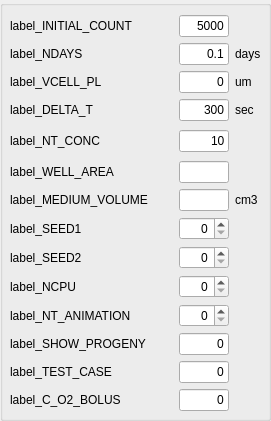
           <widget class="QGroupBox" name="groupBox_run1">
            <property name="geometry">
             <rect>
              <x>10</x>
              <y>20</y>
              <width>271</width>
              <height>421</height>
             </rect>
            </property>
            <property name="title">
             <string/>
            </property>
            <widget class="QWidget" name="layoutWidget">
             <property name="geometry">
              <rect>
               <x>10</x>
               <y>10</y>
               <width>251</width>
               <height>408</height>
              </rect>
             </property>
             <layout class="QGridLayout" name="gridLayout_GL4">
              <property name="verticalSpacing">
               <number>1</number>
              </property>
              <item row="0" column="1">
               <spacer name="horizontalSpacer_13">
                <property name="orientation">
                 <enum>Qt::Horizontal</enum>
                </property>
                <property name="sizeHint" stdset="0">
                 <size>
                  <width>40</width>
                  <height>13</height>
                 </size>
                </property>
               </spacer>
              </item>
              <item row="1" column="0">
               <widget class="QMyLabel" name="label_NDAYS">
                <property name="mouseTracking">
                 <bool>false</bool>
                </property>
                <property name="toolTip">
                 <string/>
                </property>
                <property name="text">
                 <string>label_NDAYS</string>
                </property>
                <property name="wordWrap">
                 <bool>false</bool>
                </property>
               </widget>
              </item>
              <item row="1" column="1">
               <spacer name="horizontalSpacer_29">
                <property name="orientation">
                 <enum>Qt::Horizontal</enum>
                </property>
                <property name="sizeHint" stdset="0">
                 <size>
                  <width>40</width>
                  <height>13</height>
                 </size>
                </property>
               </spacer>
              </item>
              <item row="11" column="0">
               <widget class="QMyLabel" name="label_SEED1">
                <property name="mouseTracking">
                 <bool>false</bool>
                </property>
                <property name="toolTip">
                 <string>seed vector for RNGs</string>
                </property>
                <property name="text">
                 <string>label_SEED1</string>
                </property>
                <property name="wordWrap">
                 <bool>false</bool>
                </property>
               </widget>
              </item>
              <item row="11" column="1">
               <spacer name="horizontalSpacer_30">
                <property name="orientation">
                 <enum>Qt::Horizontal</enum>
                </property>
                <property name="sizeHint" stdset="0">
                 <size>
                  <width>40</width>
                  <height>13</height>
                 </size>
                </property>
               </spacer>
              </item>
              <item row="11" column="2">
               <widget class="QSpinBox" name="spin_SEED1">
                <property name="maximumSize">
                 <size>
                  <width>50</width>
                  <height>16777215</height>
                 </size>
                </property>
                <property name="alignment">
                 <set>Qt::AlignRight|Qt::AlignTrailing|Qt::AlignVCenter</set>
                </property>
                <property name="maximum">
                 <number>999999999</number>
                </property>
               </widget>
              </item>
              <item row="12" column="0">
               <widget class="QMyLabel" name="label_SEED2">
                <property name="mouseTracking">
                 <bool>false</bool>
                </property>
                <property name="toolTip">
                 <string>seed vector for RNGs</string>
                </property>
                <property name="text">
                 <string>label_SEED2</string>
                </property>
                <property name="wordWrap">
                 <bool>false</bool>
                </property>
               </widget>
              </item>
              <item row="12" column="1">
               <spacer name="horizontalSpacer_31">
                <property name="orientation">
                 <enum>Qt::Horizontal</enum>
                </property>
                <property name="sizeHint" stdset="0">
                 <size>
                  <width>40</width>
                  <height>13</height>
                 </size>
                </property>
               </spacer>
              </item>
              <item row="12" column="2">
               <widget class="QSpinBox" name="spin_SEED2">
                <property name="maximumSize">
                 <size>
                  <width>50</width>
                  <height>16777215</height>
                 </size>
                </property>
                <property name="alignment">
                 <set>Qt::AlignRight|Qt::AlignTrailing|Qt::AlignVCenter</set>
                </property>
                <property name="maximum">
                 <number>999999999</number>
                </property>
               </widget>
              </item>
              <item row="1" column="2">
               <widget class="QLineEdit" name="line_NDAYS">
                <property name="maximumSize">
                 <size>
                  <width>50</width>
                  <height>16777215</height>
                 </size>
                </property>
                <property name="text">
                 <string>0.1</string>
                </property>
                <property name="alignment">
                 <set>Qt::AlignRight|Qt::AlignTrailing|Qt::AlignVCenter</set>
                </property>
               </widget>
              </item>
              <item row="14" column="0">
               <widget class="QMyLabel" name="label_NT_ANIMATION">
                <property name="toolTip">
                 <string>animation update interval</string>
                </property>
                <property name="text">
                 <string>label_NT_ANIMATION</string>
                </property>
               </widget>
              </item>
              <item row="14" column="1">
               <spacer name="horizontalSpacer_32">
                <property name="orientation">
                 <enum>Qt::Horizontal</enum>
                </property>
                <property name="sizeHint" stdset="0">
                 <size>
                  <width>40</width>
                  <height>13</height>
                 </size>
                </property>
               </spacer>
              </item>
              <item row="14" column="2">
               <widget class="QSpinBox" name="spin_NT_ANIMATION">
                <property name="maximumSize">
                 <size>
                  <width>50</width>
                  <height>16777215</height>
                 </size>
                </property>
                <property name="alignment">
                 <set>Qt::AlignRight|Qt::AlignTrailing|Qt::AlignVCenter</set>
                </property>
                <property name="maximum">
                 <number>999999999</number>
                </property>
               </widget>
              </item>
              <item row="1" column="3">
               <widget class="QLabel" name="units_NDAYS">
                <property name="text">
                 <string>days</string>
                </property>
               </widget>
              </item>
              <item row="13" column="0">
               <widget class="QMyLabel" name="label_NCPU">
                <property name="toolTip">
                 <string>animation update interval</string>
                </property>
                <property name="text">
                 <string>label_NCPU</string>
                </property>
               </widget>
              </item>
              <item row="13" column="1">
               <spacer name="horizontalSpacer_34">
                <property name="orientation">
                 <enum>Qt::Horizontal</enum>
                </property>
                <property name="sizeHint" stdset="0">
                 <size>
                  <width>40</width>
                  <height>13</height>
                 </size>
                </property>
               </spacer>
              </item>
              <item row="13" column="2">
               <widget class="QSpinBox" name="spin_NCPU">
                <property name="maximumSize">
                 <size>
                  <width>50</width>
                  <height>16777215</height>
                 </size>
                </property>
                <property name="alignment">
                 <set>Qt::AlignRight|Qt::AlignTrailing|Qt::AlignVCenter</set>
                </property>
                <property name="maximum">
                 <number>999999999</number>
                </property>
               </widget>
              </item>
              <item row="16" column="2">
               <widget class="QLineEdit" name="line_TEST_CASE">
                <property name="maximumSize">
                 <size>
                  <width>50</width>
                  <height>16777215</height>
                 </size>
                </property>
                <property name="text">
                 <string>0</string>
                </property>
                <property name="alignment">
                 <set>Qt::AlignRight|Qt::AlignTrailing|Qt::AlignVCenter</set>
                </property>
               </widget>
              </item>
              <item row="16" column="0">
               <widget class="QMyLabel" name="label_TEST_CASE">
                <property name="text">
                 <string>label_TEST_CASE</string>
                </property>
               </widget>
              </item>
              <item row="16" column="1">
               <spacer name="horizontalSpacer_33">
                <property name="orientation">
                 <enum>Qt::Horizontal</enum>
                </property>
                <property name="sizeHint" stdset="0">
                 <size>
                  <width>40</width>
                  <height>13</height>
                 </size>
                </property>
               </spacer>
              </item>
              <item row="0" column="0">
               <widget class="QMyLabel" name="label_INITIAL_COUNT">
                <property name="text">
                 <string>label_INITIAL_COUNT</string>
                </property>
               </widget>
              </item>
              <item row="0" column="2">
               <widget class="QLineEdit" name="line_INITIAL_COUNT">
                <property name="maximumSize">
                 <size>
                  <width>50</width>
                  <height>16777215</height>
                 </size>
                </property>
                <property name="text">
                 <string>5000</string>
                </property>
                <property name="alignment">
                 <set>Qt::AlignRight|Qt::AlignTrailing|Qt::AlignVCenter</set>
                </property>
               </widget>
              </item>
              <item row="3" column="0">
               <widget class="QMyLabel" name="label_DELTA_T">
                <property name="text">
                 <string>label_DELTA_T</string>
                </property>
               </widget>
              </item>
              <item row="3" column="1">
               <spacer name="horizontalSpacer_35">
                <property name="orientation">
                 <enum>Qt::Horizontal</enum>
                </property>
                <property name="sizeHint" stdset="0">
                 <size>
                  <width>40</width>
                  <height>13</height>
                 </size>
                </property>
               </spacer>
              </item>
              <item row="3" column="2">
               <widget class="QLineEdit" name="line_DELTA_T">
                <property name="maximumSize">
                 <size>
                  <width>50</width>
                  <height>16777215</height>
                 </size>
                </property>
                <property name="text">
                 <string>300</string>
                </property>
                <property name="alignment">
                 <set>Qt::AlignRight|Qt::AlignTrailing|Qt::AlignVCenter</set>
                </property>
               </widget>
              </item>
              <item row="4" column="0">
               <widget class="QMyLabel" name="label_NT_CONC">
                <property name="text">
                 <string>label_NT_CONC</string>
                </property>
               </widget>
              </item>
              <item row="4" column="1">
               <spacer name="horizontalSpacer_36">
                <property name="orientation">
                 <enum>Qt::Horizontal</enum>
                </property>
                <property name="sizeHint" stdset="0">
                 <size>
                  <width>13</width>
                  <height>28</height>
                 </size>
                </property>
               </spacer>
              </item>
              <item row="4" column="2">
               <widget class="QLineEdit" name="line_NT_CONC">
                <property name="maximumSize">
                 <size>
                  <width>50</width>
                  <height>16777215</height>
                 </size>
                </property>
                <property name="text">
                 <string>10</string>
                </property>
                <property name="alignment">
                 <set>Qt::AlignRight|Qt::AlignTrailing|Qt::AlignVCenter</set>
                </property>
               </widget>
              </item>
              <item row="5" column="0">
               <widget class="QMyLabel" name="label_WELL_AREA">
                <property name="text">
                 <string>label_WELL_AREA</string>
                </property>
               </widget>
              </item>
              <item row="5" column="1">
               <spacer name="horizontalSpacer_37">
                <property name="orientation">
                 <enum>Qt::Horizontal</enum>
                </property>
                <property name="sizeHint" stdset="0">
                 <size>
                  <width>40</width>
                  <height>13</height>
                 </size>
                </property>
               </spacer>
              </item>
              <item row="5" column="2">
               <widget class="QLineEdit" name="line_WELL_AREA">
                <property name="maximumSize">
                 <size>
                  <width>50</width>
                  <height>16777215</height>
                 </size>
                </property>
                <property name="alignment">
                 <set>Qt::AlignRight|Qt::AlignTrailing|Qt::AlignVCenter</set>
                </property>
               </widget>
              </item>
              <item row="3" column="3">
               <widget class="QLabel" name="units_DELTA_T">
                <property name="text">
                 <string>sec</string>
                </property>
               </widget>
              </item>
              <item row="6" column="1">
               <spacer name="horizontalSpacer_43">
                <property name="orientation">
                 <enum>Qt::Horizontal</enum>
                </property>
                <property name="sizeHint" stdset="0">
                 <size>
                  <width>40</width>
                  <height>13</height>
                 </size>
                </property>
               </spacer>
              </item>
              <item row="6" column="0">
               <widget class="QMyLabel" name="label_MEDIUM_VOLUME">
                <property name="text">
                 <string>label_MEDIUM_VOLUME</string>
                </property>
               </widget>
              </item>
              <item row="6" column="2">
               <widget class="QLineEdit" name="line_MEDIUM_VOLUME">
                <property name="maximumSize">
                 <size>
                  <width>50</width>
                  <height>16777215</height>
                 </size>
                </property>
                <property name="alignment">
                 <set>Qt::AlignRight|Qt::AlignTrailing|Qt::AlignVCenter</set>
                </property>
               </widget>
              </item>
              <item row="6" column="3">
               <widget class="QLabel" name="units_MEDIUM_VOLUME">
                <property name="text">
                 <string>cm3</string>
                </property>
               </widget>
              </item>
              <item row="15" column="0">
               <widget class="QMyLabel" name="label_SHOW_PROGENY">
                <property name="text">
                 <string>label_SHOW_PROGENY</string>
                </property>
               </widget>
              </item>
              <item row="15" column="1">
               <spacer name="horizontalSpacer_46">
                <property name="orientation">
                 <enum>Qt::Horizontal</enum>
                </property>
                <property name="sizeHint" stdset="0">
                 <size>
                  <width>40</width>
                  <height>13</height>
                 </size>
                </property>
               </spacer>
              </item>
              <item row="15" column="2">
               <widget class="QLineEdit" name="line_SHOW_PROGENY">
                <property name="maximumSize">
                 <size>
                  <width>50</width>
                  <height>16777215</height>
                 </size>
                </property>
                <property name="text">
                 <string>0</string>
                </property>
                <property name="alignment">
                 <set>Qt::AlignRight|Qt::AlignTrailing|Qt::AlignVCenter</set>
                </property>
               </widget>
              </item>
              <item row="2" column="0">
               <widget class="QMyLabel" name="label_VCELL_PL">
                <property name="text">
                 <string>label_VCELL_PL</string>
                </property>
               </widget>
              </item>
              <item row="2" column="1">
               <spacer name="horizontalSpacer_49">
                <property name="orientation">
                 <enum>Qt::Horizontal</enum>
                </property>
                <property name="sizeHint" stdset="0">
                 <size>
                  <width>40</width>
                  <height>13</height>
                 </size>
                </property>
               </spacer>
              </item>
              <item row="2" column="2">
               <widget class="QLineEdit" name="line_VCELL_PL">
                <property name="maximumSize">
                 <size>
                  <width>50</width>
                  <height>16777215</height>
                 </size>
                </property>
                <property name="text">
                 <string>0</string>
                </property>
                <property name="alignment">
                 <set>Qt::AlignRight|Qt::AlignTrailing|Qt::AlignVCenter</set>
                </property>
               </widget>
              </item>
              <item row="2" column="3">
               <widget class="QLabel" name="alabel_diamlimit">
                <property name="text">
                 <string>um</string>
                </property>
               </widget>
              </item>
              <item row="17" column="2">
               <widget class="QLineEdit" name="line_C_O2_BOLUS">
                <property name="maximumSize">
                 <size>
                  <width>50</width>
                  <height>16777215</height>
                 </size>
                </property>
                <property name="text">
                 <string>0</string>
                </property>
                <property name="alignment">
                 <set>Qt::AlignRight|Qt::AlignTrailing|Qt::AlignVCenter</set>
                </property>
               </widget>
              </item>
              <item row="17" column="1">
               <spacer name="horizontalSpacer_38">
                <property name="orientation">
                 <enum>Qt::Horizontal</enum>
                </property>
                <property name="sizeHint" stdset="0">
                 <size>
                  <width>40</width>
                  <height>13</height>
                 </size>
                </property>
               </spacer>
              </item>
              <item row="17" column="0">
               <widget class="QLabel" name="label_C_O2_BOLUS">
                <property name="text">
                 <string>label_C_O2_BOLUS</string>
                </property>
               </widget>
              </item>
             </layout>
            </widget>
           </widget>
